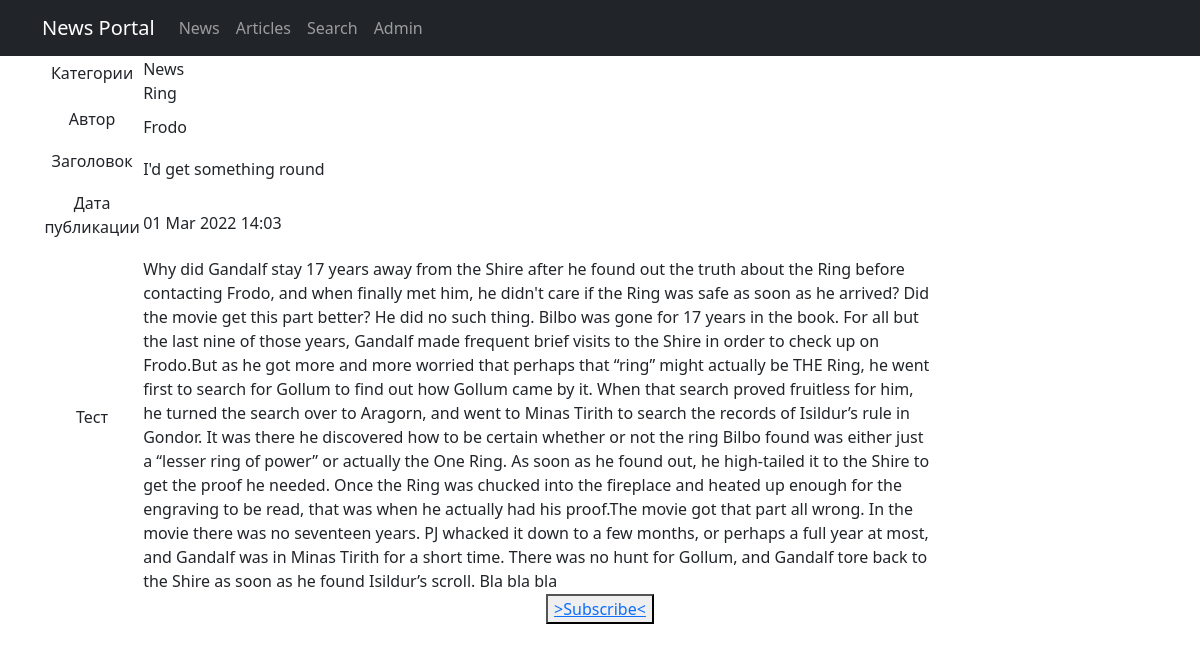
Screenshot of /news/1 (signed in) with the database file from the repository.
### newsportal/models.py (models this page shows, shortened)
class Category(models.Model):
    name = models.CharField(max_length=64, unique=True)
    def __str__(self):
        return f'{self.name}'
    class Meta:
        verbose_name = "Категория"
        verbose_name_plural = "Категории"

class Post(models.Model):
    author = models.ForeignKey(Author, on_delete=models.CASCADE)
    NEWS = "NW"
    ARTICLE = "AR"
    CATEGORY_CHOICE = (
        (NEWS, 'Новость'),
        (ARTICLE, 'Статья'),
    )
    category = models.CharField(max_length=2, choices=CATEGORY_CHOICE, default=ARTICLE)
    dateCreation = models.DateTimeField(auto_now_add=True)
    postCategory = models.ManyToManyField(Category, through="PostCategory")
    title = models.CharField(max_length=128)
    text = models.TextField()
    rating = models.SmallIntegerField(default=0)
    class Meta:
        verbose_name = "Пост"
        verbose_name_plural = "Посты"
    def display_postCategory(self):
        return ', '.join([postCategory.name for postCategory in self.postCategory.all()[:3]])
    display_postCategory.short_description = 'postCategory'

class Author(models.Model):
    authorUser = models.OneToOneField(User, on_delete=models.CASCADE)
    ratingAuthor = models.SmallIntegerField(default=0)
    class Meta:
        verbose_name = "Автор"
        verbose_name_plural = "Авторы"

### newsportal/views.py (the view)
# urls.py: path('news/<int:pk>', PostDetail.as_view(), name='post_detail'),
class PostDetail(DetailView):
    model = Post
    template_name = 'new.html'
    context_object_name = 'post'
    def get_context_data(self, **kwargs):
        context = super().get_context_data(**kwargs)
        try:
            context['subscribe_status'] = Subscribe.objects.get(subUser=self.request.user).is_subscribe
        except ObjectDoesNotExist:
            context['subscribe_status'] = False
        return context

### newsportal/templatetags/custom_filters.py (called while the page is built)
@register.filter(name="censor")
@stringfilter
def censor(value):
    if not isinstance(value, str):
        raise ValueError('Нельзя цензурировать не строку!')
    value_split = value.split(" ")
    value_cens = ""
    for i in value_split:
        if i.lower() in badwords:
            value_cens += "ups! "
        else:
            value_cens += i + " "
    return value_cens

### newsportal/templates/newsportal/new.html (shortened to what this page needs)
{% extends 'flatpages/default.html' %}
{% load custom_filters %}
{% block content %}
<table width="80%">
            <tr>
                <td>
                <p>Категории</p>
                </td>
                <td align="left">
                    {% for category in post.postCategory.all %}
                        {{ category }}<br>
                    {% endfor %}
                </td>
            </tr>
            <tr>
                <td>
                <p>Автор</p>
                </td>
                <td align="left">
                {{ post.author.authorUser }}
                </td>
            </tr>
            <tr>
                <td>
                <p>Заголовок</p>
                </td>
                <td align="left">
                {{post.title|censor}}
                </td>
            </tr>
            <tr>
                <td>
                <p>Дата публикации</p>
                </td>
                <td align="left">
                {{ post.dateCreation|date:"d M Y H:m" }}
                </td>
            </tr>
            <tr>
                <td>
                <p>Тест</p>
                </td>
                <td align="left">
                {{ post.text|censor}}
                </td>
            </tr>
        </table>
{% if subscribe_status %}
    <button> <a href="unsubscribe/"> >Unsubscribe< </a> </button>
    {% else %}
    <button> <a href="subscribe/"> >Subscribe< </a> </button>
    {% endif %}
{% endblock content %}

### rows the page displays
Category: name "News"
Category: name "Ring"
Post: author.authorUser "Frodo", title|censor "I'd get something round", dateCreation "01 Mar 2022 14:03", text|censor "Why did Gandalf stay 17 years away from the Shire after he found out the truth about the Ring before contacting Frodo, and when finally met him, he didn't care if the Ring was safe as soon as he arrived? Did the movie get this part better? He did no such thing. Bilbo was gone for 17 years in the book. For all but the last nine of those years, Gandalf made frequent brief visits to the Shire in order to check up on Frodo.But as he got more and more worried that perhaps that “ring” might actually be THE Ring, he went first to search for Gollum to find out how Gollum came by it. When that search proved fruitless for him, he turned the search over to Aragorn, and went to Minas Tirith to search…"
